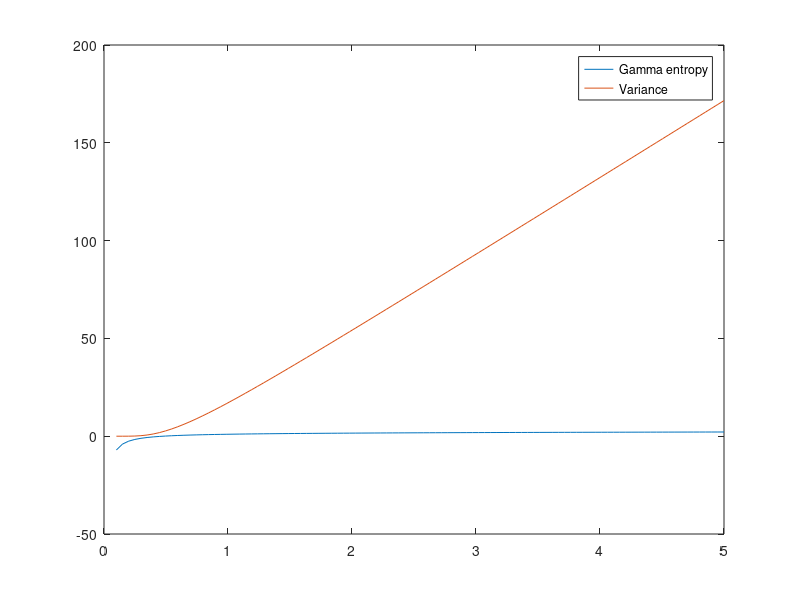

MATLAB code to generate this figure:
%
%{
The entropy after 1 poisson update on an uninformative improper Gamma 
prior should be

y ln gamma y + (1-y) psi y

The entropy of a univariate gaussian in terms of sigma is

0.5 ln | 2 pi e sigma^2 |

Equating and solving for sigma gives

sigma = sqrt(2 pi /e) gamma(y) exp(y + (1-y) psi(y))

Can this be used to predict the precision update for multivariate gaussian
poisson observations? 
%}
close all; clear all;

y = linspace(0.1,5,100);

h = y + log(gamma(y)) + (1-y).*psi(y);

plot(y,h);
hold on

e = exp(1);

s  =sqrt(2*pi/e).*gamma(y).*exp(y+(1-y).*psi(y));

plot(y,s.^2);

%plot(y,s.^-2)

legend('Gamma entropy','Variance')%,'Precision')o
